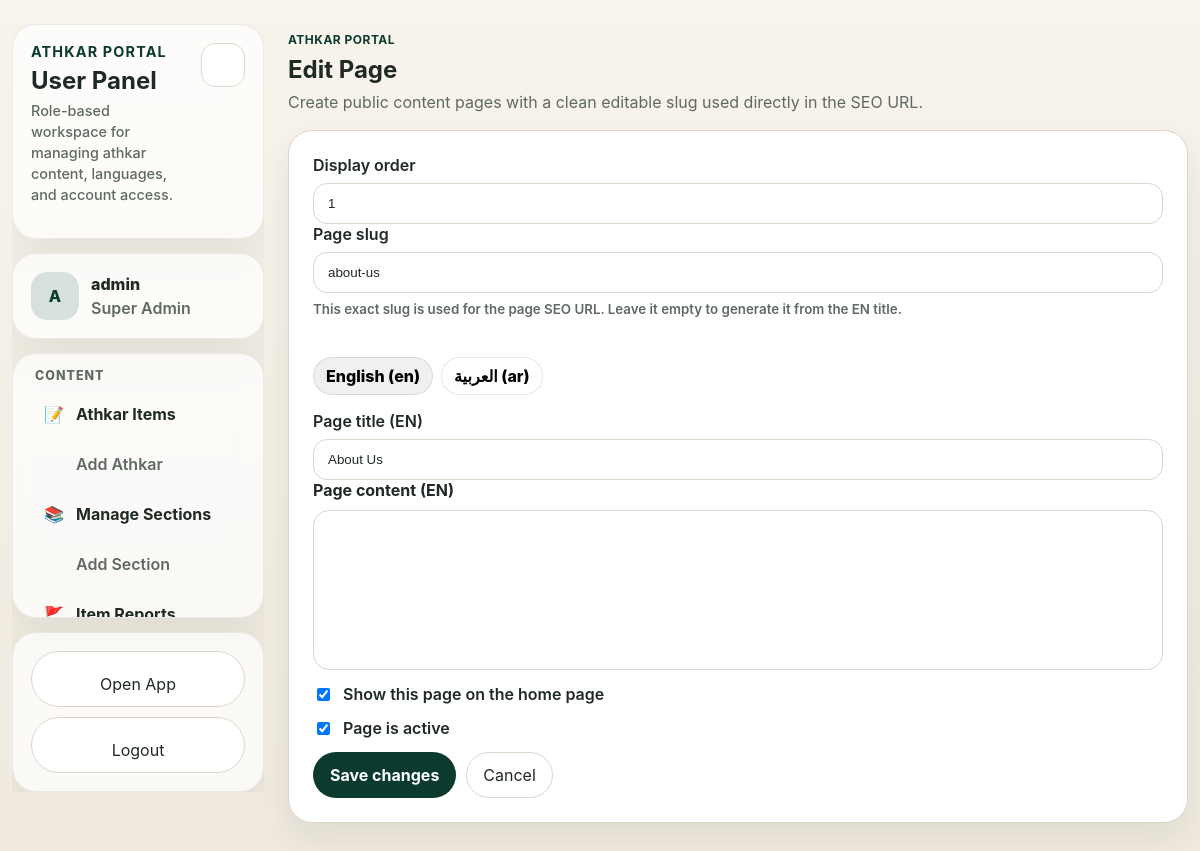
/user/page-edit.php?id=1 (signed in), run on the app's committed database.
### tables this page shows
CREATE TABLE IF NOT EXISTS athkar_pages (
  id INT UNSIGNED NOT NULL AUTO_INCREMENT PRIMARY KEY,
  slug VARCHAR(120) NOT NULL,
  display_order INT UNSIGNED NOT NULL DEFAULT 1,
  is_active TINYINT(1) NOT NULL DEFAULT 1,
  show_on_home TINYINT(1) NOT NULL DEFAULT 1,
  created_at TIMESTAMP NOT NULL DEFAULT CURRENT_TIMESTAMP,
  updated_at TIMESTAMP NOT NULL DEFAULT CURRENT_TIMESTAMP ON UPDATE CURRENT_TIMESTAMP,
  UNIQUE KEY uniq_slug (slug),
  KEY idx_pages_home (show_on_home, is_active, display_order)
);

CREATE TABLE IF NOT EXISTS app_languages (
  code VARCHAR(8) NOT NULL PRIMARY KEY,
  label VARCHAR(64) NOT NULL,
  native_label VARCHAR(64) NOT NULL,
  dir ENUM('ltr','rtl') NOT NULL DEFAULT 'ltr',
  is_active TINYINT(1) NOT NULL DEFAULT 1,
  display_order INT UNSIGNED NOT NULL DEFAULT 1,
  created_at TIMESTAMP NOT NULL DEFAULT CURRENT_TIMESTAMP,
  updated_at TIMESTAMP NOT NULL DEFAULT CURRENT_TIMESTAMP ON UPDATE CURRENT_TIMESTAMP
);

CREATE TABLE IF NOT EXISTS athkar_pages_i18n (
  page_id INT UNSIGNED NOT NULL,
  lang VARCHAR(8) NOT NULL,
  title VARCHAR(255) DEFAULT NULL,
  content MEDIUMTEXT DEFAULT NULL,
  created_at TIMESTAMP NOT NULL DEFAULT CURRENT_TIMESTAMP,
  updated_at TIMESTAMP NOT NULL DEFAULT CURRENT_TIMESTAMP ON UPDATE CURRENT_TIMESTAMP,
  PRIMARY KEY (page_id, lang),
  CONSTRAINT fk_pages_i18n_page FOREIGN KEY (page_id)
    REFERENCES athkar_pages (id)
    ON UPDATE CASCADE
    ON DELETE CASCADE
);

### config/auth.php (called while the page is built, shortened)
<?php
function esc(?string $value): string
{
    return htmlspecialchars((string)$value, ENT_QUOTES, 'UTF-8');
}

### config/i18n.php (called while the page is built, shortened)
<?php
function get_languages(PDO $pdo, bool $onlyActive = false): array
{
    try {
        $has = (bool)$pdo->query("SHOW TABLES LIKE 'app_languages'")->fetchColumn();
        if ($has) {
            $sql = "SELECT code, label, native_label, COALESCE(dir, CASE WHEN code = 'ar' THEN 'rtl' ELSE 'ltr' END) AS dir, is_active, display_order FROM app_languages";
            if ($onlyActive) $sql .= ' WHERE is_active = 1';
            $sql .= ' ORDER BY display_order ASC, code ASC';
            $rows = $pdo->query($sql)->fetchAll();
            if (is_array($rows) && $rows) return $rows;
        }
    } catch (Throwable $e) {
    }
    $fallback = [
        ['code' => 'en', 'label' => 'English', 'native_label' => 'English', 'dir' => 'ltr', 'is_active' => 1, 'display_order' => 1],
        ['code' => 'ar', 'label' => 'Arabic', 'native_label' => 'العربية', 'dir' => 'rtl', 'is_active' => 1, 'display_order' => 2],
    ];
    return $onlyActive ? $fallback : $fallback;
}

### user/page-edit.php (the view, shortened to what this page needs)
<?php
require_once __DIR__ . '/../config/auth.php';
$pdo = app_pdo();
$languages = function_exists('admin_get_edit_languages') ? admin_get_edit_languages($pdo) : get_languages($pdo, true);
$langCodes = array_column($languages, 'code');
$fallbackLang = in_array('en', $langCodes, true) ? 'en' : ($langCodes[0] ?? 'en');
$id = (int)($_GET['id'] ?? 0);
$isEdit = $id > 0;
$page = ['slug' => '', 'display_order' => 1, 'is_active' => 1, 'show_on_home' => 1];
$i18n = [];
foreach ($langCodes as $code) $i18n[$code] = ['title' => '', 'content' => ''];
if ($isEdit) {
    $stmt = $pdo->prepare('SELECT * FROM athkar_pages WHERE id = :id LIMIT 1');
    $stmt->execute(['id' => $id]);
    $row = $stmt->fetch();
    $page = array_merge($page, $row);
    $tr = $pdo->prepare('SELECT lang, title, content FROM athkar_pages_i18n WHERE page_id = :id');
    $tr->execute(['id' => $id]);
    foreach ($tr->fetchAll() as $t) {
        $i18n[$t['lang']] = ['title' => (string)($t['title'] ?? ''), 'content' => (string)($t['content'] ?? '')];
    }
}
?><!DOCTYPE html>
<html lang="en">
<head>
  <link rel="stylesheet" href="../css/style.css" />
  <link rel="stylesheet" href="../css/admin.css" />
  <link rel="stylesheet" href="https://unpkg.com/trix@2.1.8/dist/trix.css" />
</head>
<body class="admin-body">
  <main class="admin-app-shell">
    <?php $activePage = 'pages'; include __DIR__ . '/_nav.php'; ?>
    <section class="admin-content">
      <header class="admin-page-header">
        <div class="admin-page-title"><p class="eyebrow">Athkar Portal</p><h1><?= $isEdit ? 'Edit Page' : 'Add Page' ?></h1><p class="admin-subtitle">Create public content pages with a clean editable slug used directly in the SEO URL.</p></div>
      </header>
      <section class="admin-panel">
        <form method="post" class="admin-form-stack">
          <div class="admin-grid admin-grid-2">
            <label class="admin-label"><span>Display order</span><input class="admin-input" type="number" min="1" name="display_order" value="<?= esc((string)$page['display_order']) ?>" /></label>
            <label class="admin-label"><span>Page slug</span><input class="admin-input" id="page-slug" type="text" name="slug" value="<?= esc($page['slug']) ?>" placeholder="about-us" /><small class="admin-help">This exact slug is used for the page SEO URL. Leave it empty to generate it from the <?= esc(strtoupper($fallbackLang)) ?> title.</small></label>
          </div>
          <div class="lang-tabs" role="tablist" aria-label="Languages"><?php foreach ($languages as $idx => $lang): ?><button class="lang-tab<?= $idx === 0 ? ' is-active' : '' ?>" type="button" data-langtab="<?= esc($lang['code']) ?>"><?= esc($lang['native_label']) ?> (<?= esc($lang['code']) ?>)</button><?php endforeach; ?></div>
          <?php foreach ($languages as $idx => $lang): $code = $lang['code']; ?>
            <div class="lang-pane" data-langpane="<?= esc($code) ?>" <?= $idx === 0 ? '' : 'hidden' ?>>
              <label class="admin-label"><span>Page title (<?= esc(strtoupper($code)) ?>)</span><input class="admin-input" type="text" name="title_<?= esc($code) ?>" value="<?= esc($i18n[$code]['title'] ?? '') ?>" <?= $code === $fallbackLang ? 'id="page-slug-source"' : '' ?> /></label>
              <div class="admin-form-row">
                <label for="content_<?= esc($code) ?>"><strong>Page content (<?= esc(strtoupper($code)) ?>)</strong></label>
                <trix-editor input="content_<?= esc($code) ?>" class="admin-trix"></trix-editor>
              </div>
            </div>
          <?php endforeach; ?>
          <label class="admin-checkbox"><input type="checkbox" name="show_on_home" value="1" <?= (int)$page['show_on_home'] === 1 ? 'checked' : '' ?> /><span>Show this page on the home page</span></label>
          <label class="admin-checkbox"><input type="checkbox" name="is_active" value="1" <?= (int)$page['is_active'] === 1 ? 'checked' : '' ?> /><span>Page is active</span></label>
          <div class="admin-form-actions"><button class="primary-button" type="submit"><?= $isEdit ? 'Save changes' : 'Create page' ?></button><a class="ghost-button" href="pages.php">Cancel</a></div>
        </form>
      </section>
    </section>
  </main>
</body>
</html>

### css/style.css (style rules this page uses)
:root { --theme-accent: #0b3b2e; --theme-light-bg: #f6f3ec; --theme-light-surface: #ffffff; --theme-dark-bg: #0c1210; --theme-dark-surface: #111a16; --bg-top: var(--theme-light-bg); --bg-bottom: color-mix(in srgb, var(--theme-light-bg) 88%, white 12%); --arabic-top: color-mix(in srgb, var(--theme-light-surface) 84%, white 16%); --arabic-bottom: color-mix(in srgb, var(--theme-light-bg) 82%, var(--theme-light-surface) 18%); --panel-top: color-mix(in srgb, var(--theme-light-surface) 86%, var(--theme-light-bg) 14%); --panel-bottom: color-mix(in srgb, var(--theme-light-bg) 82%, var(--theme-light-surface) 18%); --sticky-top: color-mix(in srgb, var(--theme-light-surface) 98%, transparent); --sticky-bottom: color-mix(in srgb, var(--theme-light-surface) 88%, transparent); --dock-bg: color-mix(in srgb, var(--theme-light-surface) 96%, transparent); --overlay-bg: color-mix(in srgb, var(--theme-light-bg) 55%, transparent); --overlay-spinner: rgba(31, 42, 36, 0.12); --bg: var(--theme-light-bg); --surface: var(--theme-light-surface); --surface-soft: color-mix(in srgb, var(--theme-light-surface) 72%, var(--theme-light-bg) 28%); --text: #1f2a24; --muted: #5e6a63; --accent: var(--theme-accent); --accent-soft: color-mix(in srgb, var(--theme-accent) 16%, white 84%); --link-color: #2a69c7; --border: color-mix(in srgb, var(--theme-light-bg) 62%, #b3a794 38%); --shadow: 0 14px 34px rgba(24, 35, 28, 0.08); --radius-lg: 24px; --radius-md: 16px; --radius-sm: 12px; --dock-height: 154px; }
* { box-sizing: border-box; }
html { font-size: 16px; -webkit-text-size-adjust: 100%; }
body { transition: background-color 200ms ease, color 200ms ease; margin: 0; font-family: Inter, ui-sans-serif, system-ui, -apple-system, BlinkMacSystemFont, "Segoe UI", sans-serif; color: var(--text); background: linear-gradient(180deg, var(--bg-top) 0%, var(--bg-bottom) 100%); }
button, a { font: inherit; }
h1, h2, h3, p { margin-top: 0; }
.eyebrow { margin-bottom: 8px; color: var(--accent); font-weight: 700; letter-spacing: 0.04em; text-transform: uppercase; font-size: 0.75rem; }
.primary-button, .ghost-button { border-radius: 999px; padding: 12px 16px; border: 1px solid transparent; cursor: pointer; -webkit-tap-highlight-color: transparent; }
.primary-button { background: var(--accent); color: #fff; font-weight: 700; }
.ghost-button { background: var(--surface); border-color: var(--border); color: var(--text); }
a.ghost-button { text-decoration: none; display: inline-grid; place-items: center; }
.tap-safe, button, a, .tab-button { touch-action: manipulation; }
:root { --dock-bg: color-mix(in srgb, var(--theme-light-surface) 96%, transparent); --overlay-bg: color-mix(in srgb, var(--theme-light-bg) 55%, transparent); --overlay-spinner: color-mix(in srgb, var(--theme-dark-bg) 12%, transparent); --dock-height: 138px; }

### css/admin.css (style rules this page uses)
.admin-body { background: linear-gradient(180deg, #f8f4ec 0%, #efe9de 100%); min-height: 100vh; }
.admin-panel, .admin-login-card { background: var(--surface); border: 1px solid var(--border); border-radius: var(--radius-lg); box-shadow: var(--shadow); }
.admin-panel { padding: 24px; margin-bottom: 18px; }
.admin-help { color: var(--muted); margin-bottom: 16px; }
.admin-form-stack { display: grid; gap: 14px; }
.admin-label, .admin-inline-field { display: grid; gap: 8px; font-weight: 600; }
.admin-input, .admin-select, .admin-textarea { width: 100%; border: 1px solid var(--border); border-radius: 14px; padding: 12px 14px; background: #fff; color: var(--text); }
.admin-checkbox { display: inline-flex; align-items: center; gap: 10px; font-weight: 600; }
.admin-form-actions { display: flex; gap: 10px; flex-wrap: wrap; }
.admin-trix { border: 1px solid var(--border); border-radius: 16px; background: #fff; padding: 10px 12px; min-height: 160px; }
.admin-subtitle { margin: 8px 0 0; color: var(--muted); }
.admin-form-row { display: grid; gap: 10px; }
.admin-app-shell { width: min(100%, 1520px); margin: 0 auto; padding: 24px 12px 40px; display: grid; grid-template-columns: 260px minmax(0, 1fr); gap: 24px; align-items: start; }
.admin-content { min-width: 0; }
.admin-content > .admin-panel:first-of-type, .admin-content > .admin-card:first-of-type { margin-top: 0; }
.admin-page-header { display: flex; justify-content: space-between; align-items: flex-start; gap: 16px; margin-bottom: 18px; }
.admin-page-title h1 { margin-bottom: 0; }
.admin-page-title p { margin-top: 8px; }
.admin-app-shell { grid-template-columns: 252px minmax(0, 1fr); }

### data on the page
athkar_pages: display_order "1", slug "about-us", show_on_home "☑", is_active "☑"
app_languages: native_label "English", code "en", code "EN", code.title "About Us"
app_languages: native_label "العربية", code "ar"

### other printed values
$avatar "A"
$username "admin"
$roleLabel "Super Admin"
$label "Add Athkar Add Section"
$fallbackLang "EN"
